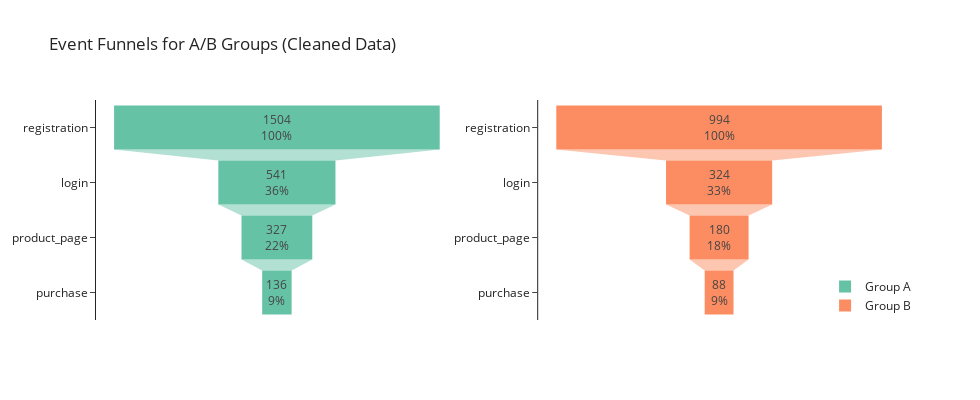

This figure's notebook cell:
### Code cell
# Set step order
steps = funnel_B_corr.query('event_name != "product_cart"')['event_name'].to_list()

# Funnel plots
fig1 = go.Figure(go.Funnel(y=steps, x=funnel_A_corr.query('event_name != "product_cart"')['n_users'].to_list(),
                           name='Group A', textinfo="value+percent initial", marker={"color": px_palette[0]}))
fig2 = go.Figure(go.Funnel(y=steps, x=funnel_B_corr.query('event_name != "product_cart"')['n_users'].to_list(),
                           name='Group B', textinfo="value+percent initial", marker={"color": px_palette[1]}))

fig = make_subplots(rows=1, cols=2)
fig.add_trace(fig1.data[0], row=1, col=1)
fig.add_trace(fig2.data[0], row=1, col=2)
fig.update_layout(legend=dict(y=0, xanchor="right"), template=px_template,
                  width=980, height=400, title='Event Funnels for A/B Groups (Cleaned Data)')
fig.show()

### Figure 1 — Plotly figure (JSON) as saved in the notebook; plotly's stock layout.template omitted (floating-point values rounded to 4 significant figures)
{"data": [{"marker": {"color": "rgb(102,194,165)"}, "name": "Group A", "textinfo": "value+percent initial", "type": "funnel", "x": [1504, 541, 327, 136], "xaxis": "x", "y": ["registration", "login", "product_page", "purchase"], "yaxis": "y"}, {"marker": {"color": "rgb(252,141,98)"}, "name": "Group B", "textinfo": "value+percent initial", "type": "funnel", "x": [994, 324, 180, 88], "xaxis": "x2", "y": ["registration", "login", "product_page", "purchase"], "yaxis": "y2"}], "layout": {"height": 400, "legend": {"xanchor": "right", "y": 0}, "title": {"text": "Event Funnels for A/B Groups (Cleaned Data)"}, "width": 980, "xaxis": {"anchor": "y", "domain": [0, 0.45]}, "xaxis2": {"anchor": "y2", "domain": [0.55, 1]}, "yaxis": {"anchor": "x", "domain": [0, 1]}, "yaxis2": {"anchor": "x2", "domain": [0, 1]}}}
